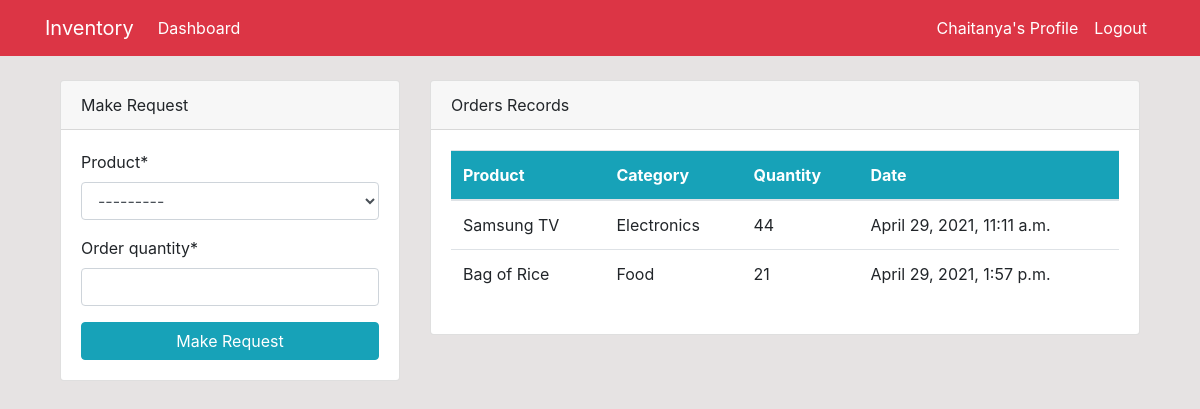
The app's page /dashboard/ (signed in) with its own data.
### dashboard/models.py (models this page shows, shortened)
class Order(models.Model):
    product = models.ForeignKey(Product, on_delete=models.CASCADE, null=True)
    staff = models.ForeignKey(User, models.CASCADE, null=True)
    order_quantity = models.PositiveIntegerField(null=True)
    date = models.DateTimeField(auto_now_add=True)

class Product(models.Model):
    name = models.CharField(max_length=100, null=True)
    category = models.CharField(max_length=20, choices=CATEGORY, null=True)
    quantity = models.PositiveIntegerField(null=True)
    def __str__(self):
        return f'{self.name}'

### dashboard/views.py (the view)
# urls.py: path('dashboard/', views.index, name='dashboard-index'),
@login_required(login_url='user-login')
def index(request):
    orders = Order.objects.all()
    products = Product.objects.all()
    if request.method == 'POST':
        form = OrderForm(request.POST)
        if form.is_valid():
            instance = form.save(commit=False)
            instance.staff = request.user
            instance.save()
            return redirect('dashboard-index')
    else:
        form = OrderForm()
    context = {
        'orders': orders,
        'form': form,
        'products': products,
    }
    return render(request, 'dashboard/index.html', context)

### dashboard/forms.py
class OrderForm(forms.ModelForm):
    class Meta:
        model = Order
        fields = ['product', 'order_quantity']

### templates/dashboard/index.html (shortened to what this page needs)
{% extends 'partials/base.html' %}
{% block content %}
{% if user.is_authenticated and user.is_staff and user.is_superuser %}
{% include 'partials/topnav.html' %}
<div class="row ">
    <div class="col-md-6 my-4">
        <div class="bg-white">
            <div class="card-body">
                <canvas id="myChart1" width="400" height="300"></canvas>
                <script>
                    var ctx = document.getElementById('myChart1').getContext('2d');
                    var myChart1 = new Chart(ctx, {
                        type: 'pie',
                        data: {
                            labels: [{% for product in products %} '{{product.name}}', {% endfor %}],
                    datasets: [{
                        label: 'Number of Products',
                        data: [{% for product in products %} {{ product.quantity }}, {% endfor %}],
                        backgroundColor: [
                            'rgba(255, 99, 132, 1)',
                            'rgba(54, 162, 235, 1)',
                            'rgba(255, 206, 86, 1)',
                            'rgba(75, 192, 192, 1)',
                            'rgba(153, 102, 255, 1)',
                            'rgba(255, 159, 64, 1)',
                            'rgba(211, 99, 132, 1)',
                            'rgba(234, 162, 235, 1)',
                            'rgba(55, 206, 86, 1)',
                            'rgba(78, 192, 192, 1)',
                            'rgba(123, 102, 255, 1)',
                            'rgba(155, 159, 64, 1)'
                        ],
                            borderColor: [
                                'rgba(255, 99, 132, 1)',
                                'rgba(54, 162, 235, 1)',
                                'rgba(255, 206, 86, 1)',
                                'rgba(75, 192, 192, 1)',
                                'rgba(153, 102, 255, 1)',
                                'rgba(255, 159, 64, 1)',
                                'rgba(211, 99, 132, 1)',
                                'rgba(234, 162, 235, 1)',
                                'rgba(55, 206, 86, 1)',
                                'rgba(78, 192, 192, 1)',
                                'rgba(123, 102, 255, 1)',
                                'rgba(155, 159, 64, 1)'
                            ],
                                borderWidth: 1
                    }]
                        },
                    options: {
                        scales: {
                            yAxes: [{
                                ticks: {
                                    beginAtZero: true
                                }
                            }]
                        }
                    }
                    });
                </script>
            </div>
        </div>
    </div>
    <div class="col-md-6 my-4">
        <div class="bg-white">
            <div class="card-body">
                <canvas id="myChart" width="400" height="300"></canvas>
                <script>
                    var ctx = document.getElementById('myChart').getContext('2d');
                    var myChart = new Chart(ctx, {
                        type: 'bar',
                        data: {
                            labels: [{%  for order in orders %} '{{order.product.name}}',{% endfor %}],
                    datasets: [{
                        label: 'Orders',
                        data: [{% for order in orders %} {{ order.order_quantity }}, {% endfor %}],
                        backgroundColor: [
                            'rgba(255, 99, 132, 1)',
                            'rgba(54, 162, 235, 1)',
                            'rgba(255, 206, 86, 1)',
                            'rgba(75, 192, 192, 1)',
                            'rgba(153, 102, 255, 1)',
                            'rgba(255, 159, 64, 1)',
                            'rgba(211, 99, 132, 1)',
                            'rgba(234, 162, 235, 1)',
                            'rgba(55, 206, 86, 1)',
                            'rgba(78, 192, 192, 1)',
                            'rgba(123, 102, 255, 1)',
                            'rgba(155, 159, 64, 1)'
                        ],
                            borderColor: [
                                'rgba(255, 99, 132, 1)',
                                'rgba(54, 162, 235, 1)',
                                'rgba(255, 206, 86, 1)',
                                'rgba(75, 192, 192, 1)',
                                'rgba(153, 102, 255, 1)',
                                'rgba(255, 159, 64, 1)',
                                'rgba(211, 99, 132, 1)',
                                'rgba(234, 162, 235, 1)',
                                'rgba(55, 206, 86, 1)',
                                'rgba(78, 192, 192, 1)',
                                'rgba(123, 102, 255, 1)',
                                'rgba(155, 159, 64, 1)'
                            ],
                                borderWidth: 1
                    }]
                        },
                    options: {
                        scales: {
                            yAxes: [{
                                ticks: {
                                    beginAtZero: true
                                }
                            }]
                        }
                    }
                    });
                </script>
            </div>
        </div>
    </div>
</div>
{% else %}
{% include 'dashboard/staff_index.html' %}
{% endif %}
{% endblock %}

### templates/partials/nav.html (shortened to what this page needs)
<nav class="navbar navbar-expand-sm navbar-info bg-danger">
    <div class="container">
        {% if user.is_authenticated %}
        <a class="navbar-brand text-white" href="{% url 'dashboard-index' %}">Inventory</a>
        <div class="collapse navbar-collapse" id="navbarSupportedContent">
            <ul class="navbar-nav mr-auto">
                <li class="nav-item active">
                    <a class="nav-link text-white" href="{% url 'dashboard-index' %}">Dashboard </a>
                </li>
            </ul>
            <ul class="navbar-nav ml-auto">
                <li class="nav-item active">
                    <a class="nav-link text-white" href="{% url 'user-profile' %}"> {{user.username}}'s Profile
                        <span class="sr-only">(current)</span></a>
                </li>
                <li class="nav-item">
                    <a class="nav-link text-white" href="{% url 'user-logout' %}">Logout</a>
                </li>
            </ul>
            {% endif %}
        </div>
    </div>
</nav>

### templates/dashboard/staff_index.html (shortened to what this page needs)
{% load crispy_forms_tags %}
<div class="container">
    <div class="row mt-4">
        <div class="col-md-4">
            <div class="card">
                <div class="card-header">
                    Make Request
                </div>
                <div class="card-body">
                    <form method="POST">
                        {{ form|crispy }}
                        <input class="btn btn-info btn-block" type="submit" value="Make Request">
                    </form>
                </div>
            </div>
        </div>
        <div class="col-md-8">
            <div class="card">
                <div class="card-header">
                    Orders Records
                </div>
                <div class="card-body">
                    <table class="table bg-white">
                        <thead class="bg-info text-white">
                            <tr>
                                <th scope="col">Product</th>
                                <th scope="col">Category</th>
                                <th scope="col">Quantity</th>
                                <th scope="col">Date</th>
                            </tr>
                        </thead>
                        <tbody>
                            {% for order in orders %}
                            {% if order.staff == user %}
                            <tr>
                                <td>{{ order.product }}</td>
                                <td>{{ order.product.category }}</td>
                                <td>{{ order.order_quantity }}</td>
                                <td>{{ order.date }}</td>
                            </tr>
                            {% endif %}
                            {% endfor %}
                        </tbody>
                    </table>
                </div>
            </div>
        </div>
    </div>
</div>

### static/style.css (style rules this page uses)
body { background:rgb(230,227,227); }

### records on screen
Order: product "Samsung TV", product.category "Electronics", order_quantity "44", date "April 29, 2021, 11:11 a.m."
Order: product "Bag of Rice", product.category "Food", order_quantity "21", date "April 29, 2021, 1:57 p.m."

### other values on screen
{{ user.username }} "Chaitanya"
